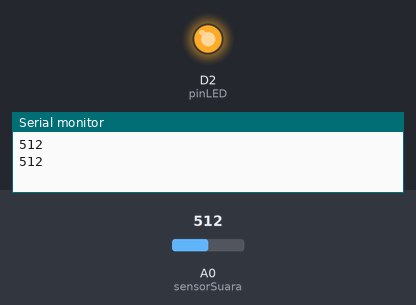
The sketch below on a simulated ESP8266 (NodeMCU). Parts: output pins drawn as LEDs (lit = HIGH), the last lines printed to the serial monitor. The test bench sets the inputs (shaded band); at power-on: A0 (sensorSuara) = 512.

Above: at 1.8 s.
1.9 s: A0 (sensorSuara) set to 116
3.4 s: A0 (sensorSuara) set to 100
At 5.2 s:
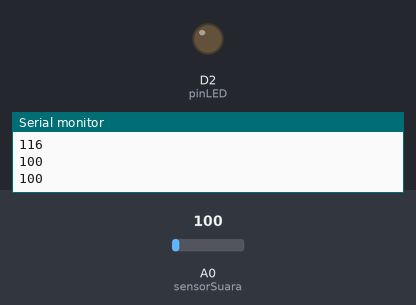
5.5 s: A0 (sensorSuara) set to 118
At 6.9 s:
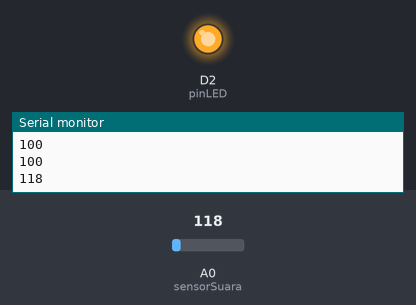
7.5 s: A0 (sensorSuara) set to 98
At 8.5 s:
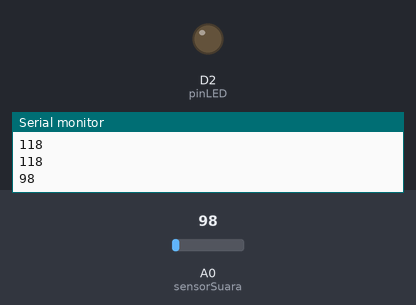
Timing chart, 0 to 10.5 s (numbered marks = the images above; inputs shaded):
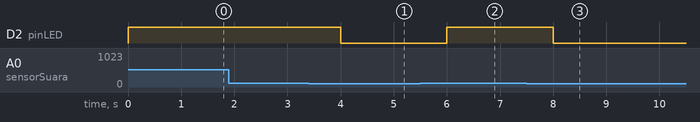

Measured:
- the behaviour switches between 109 and 108 on A0 (sensorSuara) (found by bisection; images 0 and 1)
- after the input at 3.4 s, D2 (pinLED): HIGH → LOW after 0.60 s
- after the input at 5.5 s, D2 (pinLED): LOW → HIGH after 0.50 s
- after the input at 7.5 s, D2 (pinLED): HIGH → LOW after 0.50 s

The sketch:

Suara.ino
```cpp
int sensorSuara = A0;
int pinLED = D2;

void setup() {
  // put your setup code here, to run once:
 Serial.begin(115200);
  pinMode(pinLED, OUTPUT);
}

void loop() {
  // put your main code here, to run repeatedly:
int sensorValue = analogRead(sensorSuara);
  if ( sensorValue > 108 ) {
    digitalWrite(pinLED, HIGH);
  }
  else{
    digitalWrite(pinLED, LOW);
  }
  Serial.println(sensorValue);
  delay(1000);
}
```
